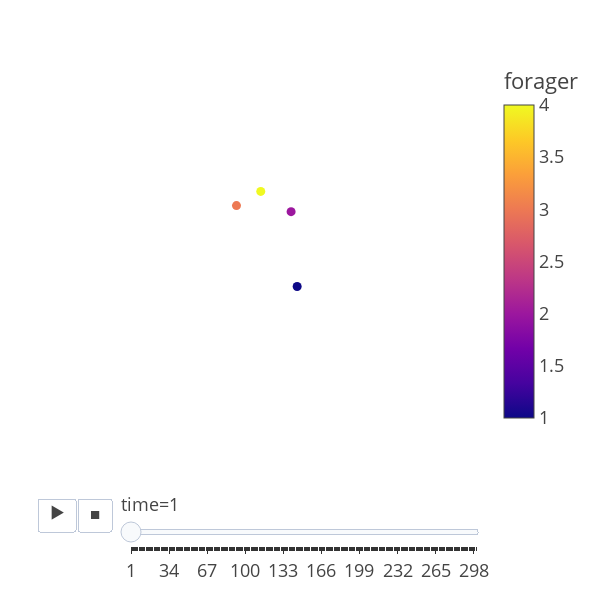

The cell this chart's notebook holds for it:
### Code cell
ft.animate_foragers(
    fish_6wpf_obj, plot_rewards=False, width=600, height=600, point_size=6
)
